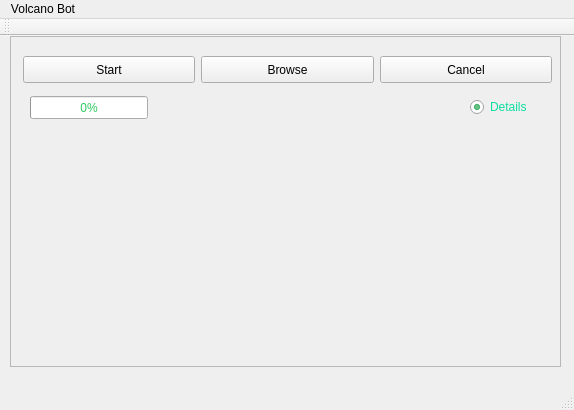
<?xml version="1.0" encoding="UTF-8"?>
<ui version="4.0">
 <class>MainWindow</class>
 <widget class="QMainWindow" name="MainWindow">
  <property name="geometry">
   <rect>
    <x>0</x>
    <y>0</y>
    <width>574</width>
    <height>410</height>
   </rect>
  </property>
  <property name="palette">
   <palette>
    <active>
     <colorrole role="WindowText">
      <brush brushstyle="SolidPattern">
       <color alpha="255">
        <red>13</red>
        <green>222</green>
        <blue>158</blue>
       </color>
      </brush>
     </colorrole>
     <colorrole role="Text">
      <brush brushstyle="SolidPattern">
       <color alpha="255">
        <red>47</red>
        <green>201</green>
        <blue>98</blue>
       </color>
      </brush>
     </colorrole>
    </active>
    <inactive>
     <colorrole role="WindowText">
      <brush brushstyle="SolidPattern">
       <color alpha="255">
        <red>13</red>
        <green>222</green>
        <blue>158</blue>
       </color>
      </brush>
     </colorrole>
     <colorrole role="Text">
      <brush brushstyle="SolidPattern">
       <color alpha="255">
        <red>47</red>
        <green>201</green>
        <blue>98</blue>
       </color>
      </brush>
     </colorrole>
    </inactive>
    <disabled>
     <colorrole role="WindowText">
      <brush brushstyle="SolidPattern">
       <color alpha="255">
        <red>159</red>
        <green>158</green>
        <blue>158</blue>
       </color>
      </brush>
     </colorrole>
     <colorrole role="Text">
      <brush brushstyle="SolidPattern">
       <color alpha="255">
        <red>159</red>
        <green>158</green>
        <blue>158</blue>
       </color>
      </brush>
     </colorrole>
    </disabled>
   </palette>
  </property>
  <property name="windowTitle">
   <string>PointCloud and Mesh Generator</string>
  </property>
  <widget class="QWidget" name="centralWidget">
   <widget class="QLabel" name="label">
    <property name="geometry">
     <rect>
      <x>20</x>
      <y>100</y>
      <width>531</width>
      <height>181</height>
     </rect>
    </property>
    <property name="autoFillBackground">
     <bool>false</bool>
    </property>
    <property name="text">
     <string/>
    </property>
   </widget>
   <widget class="QRadioButton" name="radioButton">
    <property name="geometry">
     <rect>
      <x>470</x>
      <y>60</y>
      <width>128</width>
      <height>22</height>
     </rect>
    </property>
    <property name="text">
     <string>Details</string>
    </property>
    <property name="checked">
     <bool>true</bool>
    </property>
    <property name="autoRepeat">
     <bool>true</bool>
    </property>
   </widget>
   <widget class="QProgressBar" name="progressBar">
    <property name="geometry">
     <rect>
      <x>30</x>
      <y>60</y>
      <width>118</width>
      <height>23</height>
     </rect>
    </property>
    <property name="value">
     <number>0</number>
    </property>
   </widget>
   <widget class="QFrame" name="frame">
    <property name="geometry">
     <rect>
      <x>10</x>
      <y>0</y>
      <width>551</width>
      <height>331</height>
     </rect>
    </property>
    <property name="frameShape">
     <enum>QFrame::StyledPanel</enum>
    </property>
    <property name="frameShadow">
     <enum>QFrame::Raised</enum>
    </property>
    <widget class="QPushButton" name="Cancel">
     <property name="geometry">
      <rect>
       <x>370</x>
       <y>20</y>
       <width>172</width>
       <height>27</height>
      </rect>
     </property>
     <property name="text">
      <string>Cancel</string>
     </property>
    </widget>
    <widget class="QPushButton" name="Start">
     <property name="geometry">
      <rect>
       <x>13</x>
       <y>20</y>
       <width>172</width>
       <height>27</height>
      </rect>
     </property>
     <property name="text">
      <string>Start</string>
     </property>
    </widget>
    <widget class="QPushButton" name="Browse">
     <property name="geometry">
      <rect>
       <x>191</x>
       <y>20</y>
       <width>173</width>
       <height>27</height>
      </rect>
     </property>
     <property name="text">
      <string>Browse</string>
     </property>
    </widget>
    <zorder>Cancel</zorder>
    <zorder>Start</zorder>
    <zorder>layoutWidget</zorder>
    <zorder>Browse</zorder>
   </widget>
   <zorder>frame</zorder>
   <zorder>label</zorder>
   <zorder>radioButton</zorder>
   <zorder>progressBar</zorder>
  </widget>
  <widget class="QMenuBar" name="menuBar">
   <property name="geometry">
    <rect>
     <x>0</x>
     <y>0</y>
     <width>574</width>
     <height>25</height>
    </rect>
   </property>
   <widget class="QMenu" name="menuVolcano_Bot">
    <property name="title">
     <string>Volcano Bot</string>
    </property>
    <addaction name="separator"/>
   </widget>
   <addaction name="menuVolcano_Bot"/>
  </widget>
  <widget class="QToolBar" name="mainToolBar">
   <attribute name="toolBarArea">
    <enum>TopToolBarArea</enum>
   </attribute>
   <attribute name="toolBarBreak">
    <bool>false</bool>
   </attribute>
  </widget>
  <widget class="QStatusBar" name="statusBar"/>
 </widget>
 <layoutdefault spacing="6" margin="11"/>
 <resources/>
 <connections/>
</ui>
